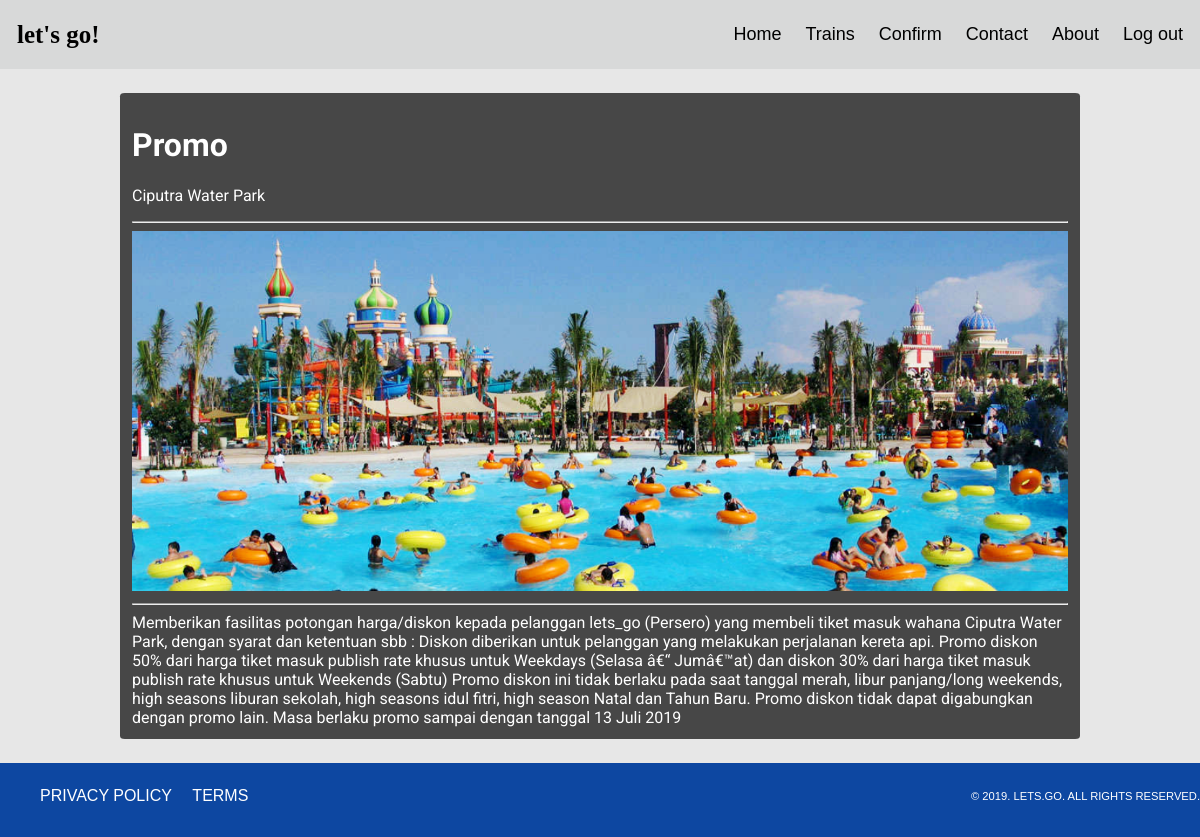
The app's page /user/detail-promo.php?id=2 with its own data.
### tables this page shows
CREATE TABLE IF NOT EXISTS `iklan` (
  `id` int(11) NOT NULL AUTO_INCREMENT,
  `nama` varchar(50) NOT NULL,
  `deskripsi` text NOT NULL,
  `img` text NOT NULL,
  PRIMARY KEY (`id`)
);

### user/detail-promo.php (the view, shortened to what this page needs)
<?php
include("../config/koneksi.php");
$id = $_GET['id'];
$sql = "SELECT * FROM iklan WHERE id=$id";
$query = mysqli_query($db, $sql);
$iklan = mysqli_fetch_array($query);
?>
<!DOCTYPE html>
<html lang="en">
    <head>
        <link rel="stylesheet" type="text/css" href="../assets/css/style-user.css">
        <link rel="stylesheet" href="https://use.fontawesome.com/releases/v5.8.1/css/all.css"
>
    </head>
    <body>
        <div class="header">
            <a href="#default" class="logo">let's go!</a>
            <div class="header-right">
                <a href="./index.php">Home</a>
                <a href="./trains.php">Trains</a>
                <a href="./cart.php">Confirm</a>
                <a href="./indexKontak.php">Contact</a>
                <a href="./aboutus.php">About</a>
                <a href="../login/index.php">Log out</a>
            </div>
        </div>
        <div class="box-promo" style="color:white;">
        <div>
        <h1>Promo</h1>
        <p><?php echo $iklan[1] ?></p>
        </div>
        <div>
            <hr>
        <img src="../admin/iklan/img/<?php echo $iklan[3] ?>">
        <hr>
        </div>
        <div>
             <?php echo $iklan[2] ?>
        </div>
        </div>
        <footer>
            <nav>
                <ul>
                    <li><a href="#">Privacy Policy</a></li>
                    <li><a href="#">Terms</a></li>
                </ul>
            </nav>
            <p>&copy; 2019. lets.go. All Rights Reserved.</p>
        </footer>
    </body>
</html>

### assets/css/style-user.css (style rules this page uses)
* { box-sizing: border-box; }
body { margin: 0; font-family: Arial, Helvetica, sans-serif; background-color: #e7e7e7; }
.header { overflow: hidden; background-color: rgba(178, 182, 182, 0.3); padding: 10px 5px; z-index: 6; }
.header a { float: left; color: black; text-align: center; padding: 12px; text-decoration: none; font-size: 18px; line-height: 25px; border-radius: 4px; }
.header a.logo { font-size: 25px; font-weight: bold; }
.header-right { float: right; }
.logo { font-family: 'Kaushan Script', cursive; }
footer { background-color: #0d47a1; padding: 1em 0; }
footer nav ul { margin-top:0.5em; }
footer nav ul li { display:inline; margin:0; }
footer nav ul li a { color:#fff; text-decoration:none; text-transform: uppercase; margin:0 1em 0 0; font-size:1em; }
footer p { float: right; color:#fff; line-height: 1; text-transform: uppercase; font-size:0.7em; margin-top: -30px; }
.box-promo { background-color: rgb(71, 71, 71); height: 100%; width: 80%; margin: 2%; margin-left: 10%; padding: 1%; font-family: 'Roboto', sans-serif; border-radius: 0.5%; }
.box-promo img { height: 100%; width: 100%; }

### records on screen
iklan: nama "Ciputra Water Park", img (picture), deskripsi "Memberikan fasilitas potongan harga/diskon kepada pelanggan lets_go (Persero) yang membeli tiket masuk wahana Ciputra Water Park, dengan syarat dan ketentuan sbb : Diskon diberikan untuk pelanggan yang melakukan perjalanan kereta api. Promo diskon 50% dari harga tiket masuk publish rate khusus untuk Weekdays (Selasa â€“ Jumâ€™at) dan diskon 30% dari harga tiket masuk publish rate khusus untuk Weekends (Sabtu) Promo diskon ini tidak berlaku pada saat tanggal merah, libur panjang/long weekends, high seasons liburan sekolah, high seasons idul fitri, high season Natal dan Tahun Baru. Promo diskon tidak dapat digabungkan dengan promo lain. Masa berlaku promo sampai dengan tanggal 13 Juli 2019"
